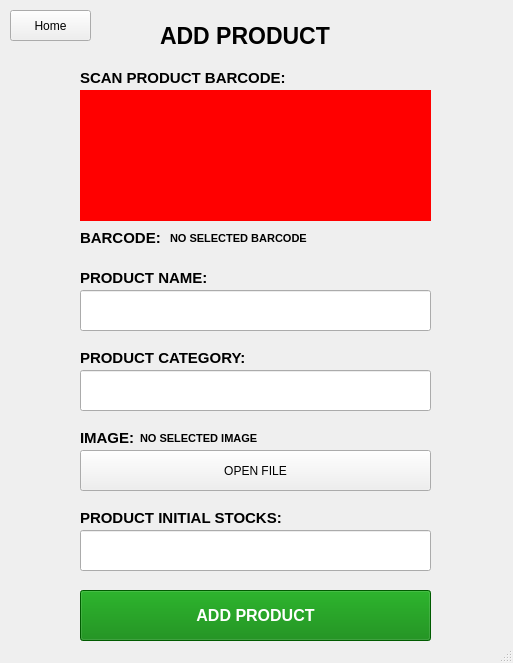
<?xml version="1.0" encoding="UTF-8"?>
<ui version="4.0">
 <class>MainWindow</class>
 <widget class="QMainWindow" name="MainWindow">
  <property name="geometry">
   <rect>
    <x>0</x>
    <y>0</y>
    <width>513</width>
    <height>663</height>
   </rect>
  </property>
  <property name="windowTitle">
   <string>MainWindow</string>
  </property>
  <widget class="QWidget" name="centralwidget">
   <widget class="QPushButton" name="pushButton">
    <property name="geometry">
     <rect>
      <x>10</x>
      <y>10</y>
      <width>81</width>
      <height>31</height>
     </rect>
    </property>
    <property name="text">
     <string>Home</string>
    </property>
   </widget>
   <widget class="QLabel" name="label">
    <property name="geometry">
     <rect>
      <x>160</x>
      <y>20</y>
      <width>211</width>
      <height>31</height>
     </rect>
    </property>
    <property name="font">
     <font>
      <family>Arial</family>
      <pointsize>17</pointsize>
      <bold>true</bold>
     </font>
    </property>
    <property name="text">
     <string>ADD PRODUCT</string>
    </property>
   </widget>
   <widget class="QLabel" name="label_2">
    <property name="geometry">
     <rect>
      <x>80</x>
      <y>270</y>
      <width>141</width>
      <height>16</height>
     </rect>
    </property>
    <property name="font">
     <font>
      <family>Arial</family>
      <pointsize>11</pointsize>
      <bold>true</bold>
     </font>
    </property>
    <property name="text">
     <string>PRODUCT NAME:</string>
    </property>
   </widget>
   <widget class="QLabel" name="label_3">
    <property name="geometry">
     <rect>
      <x>80</x>
      <y>350</y>
      <width>181</width>
      <height>16</height>
     </rect>
    </property>
    <property name="font">
     <font>
      <family>Arial</family>
      <pointsize>11</pointsize>
      <bold>true</bold>
     </font>
    </property>
    <property name="text">
     <string>PRODUCT CATEGORY:</string>
    </property>
   </widget>
   <widget class="QLineEdit" name="name">
    <property name="geometry">
     <rect>
      <x>80</x>
      <y>290</y>
      <width>351</width>
      <height>41</height>
     </rect>
    </property>
   </widget>
   <widget class="QLineEdit" name="category">
    <property name="geometry">
     <rect>
      <x>80</x>
      <y>370</y>
      <width>351</width>
      <height>41</height>
     </rect>
    </property>
   </widget>
   <widget class="QLabel" name="camera">
    <property name="geometry">
     <rect>
      <x>80</x>
      <y>90</y>
      <width>351</width>
      <height>131</height>
     </rect>
    </property>
    <property name="styleSheet">
     <string notr="true">BACKGROUND: RED</string>
    </property>
    <property name="text">
     <string/>
    </property>
   </widget>
   <widget class="QLabel" name="label_5">
    <property name="geometry">
     <rect>
      <x>80</x>
      <y>70</y>
      <width>211</width>
      <height>16</height>
     </rect>
    </property>
    <property name="font">
     <font>
      <family>Arial</family>
      <pointsize>11</pointsize>
      <bold>true</bold>
     </font>
    </property>
    <property name="text">
     <string>SCAN PRODUCT BARCODE:</string>
    </property>
   </widget>
   <widget class="QLabel" name="label_6">
    <property name="geometry">
     <rect>
      <x>80</x>
      <y>230</y>
      <width>141</width>
      <height>16</height>
     </rect>
    </property>
    <property name="font">
     <font>
      <family>Arial</family>
      <pointsize>11</pointsize>
      <bold>true</bold>
     </font>
    </property>
    <property name="text">
     <string>BARCODE: </string>
    </property>
   </widget>
   <widget class="QLineEdit" name="stocks">
    <property name="geometry">
     <rect>
      <x>80</x>
      <y>530</y>
      <width>351</width>
      <height>41</height>
     </rect>
    </property>
   </widget>
   <widget class="QLabel" name="label_7">
    <property name="geometry">
     <rect>
      <x>80</x>
      <y>510</y>
      <width>271</width>
      <height>16</height>
     </rect>
    </property>
    <property name="font">
     <font>
      <family>Arial</family>
      <pointsize>11</pointsize>
      <bold>true</bold>
     </font>
    </property>
    <property name="text">
     <string>PRODUCT INITIAL STOCKS:</string>
    </property>
   </widget>
   <widget class="QPushButton" name="fileButton">
    <property name="geometry">
     <rect>
      <x>80</x>
      <y>450</y>
      <width>351</width>
      <height>41</height>
     </rect>
    </property>
    <property name="text">
     <string>OPEN FILE</string>
    </property>
   </widget>
   <widget class="QLabel" name="label_8">
    <property name="geometry">
     <rect>
      <x>80</x>
      <y>430</y>
      <width>181</width>
      <height>16</height>
     </rect>
    </property>
    <property name="font">
     <font>
      <family>Arial</family>
      <pointsize>11</pointsize>
      <bold>true</bold>
     </font>
    </property>
    <property name="text">
     <string>IMAGE: </string>
    </property>
   </widget>
   <widget class="QLabel" name="fileName">
    <property name="geometry">
     <rect>
      <x>140</x>
      <y>430</y>
      <width>291</width>
      <height>16</height>
     </rect>
    </property>
    <property name="font">
     <font>
      <family>Arial</family>
      <pointsize>8</pointsize>
      <bold>true</bold>
     </font>
    </property>
    <property name="text">
     <string>NO SELECTED IMAGE</string>
    </property>
   </widget>
   <widget class="QLabel" name="barcodeName">
    <property name="geometry">
     <rect>
      <x>170</x>
      <y>230</y>
      <width>261</width>
      <height>16</height>
     </rect>
    </property>
    <property name="font">
     <font>
      <family>Arial</family>
      <pointsize>8</pointsize>
      <bold>true</bold>
     </font>
    </property>
    <property name="text">
     <string>NO SELECTED BARCODE</string>
    </property>
   </widget>
   <widget class="QPushButton" name="addProductButton">
    <property name="geometry">
     <rect>
      <x>80</x>
      <y>590</y>
      <width>351</width>
      <height>51</height>
     </rect>
    </property>
    <property name="font">
     <font>
      <pointsize>12</pointsize>
      <bold>true</bold>
     </font>
    </property>
    <property name="styleSheet">
     <string notr="true">BACKGROUND: GREEN; COLOR :WHITE</string>
    </property>
    <property name="text">
     <string>ADD PRODUCT</string>
    </property>
   </widget>
  </widget>
  <widget class="QStatusBar" name="statusbar"/>
 </widget>
 <resources/>
 <connections/>
</ui>
